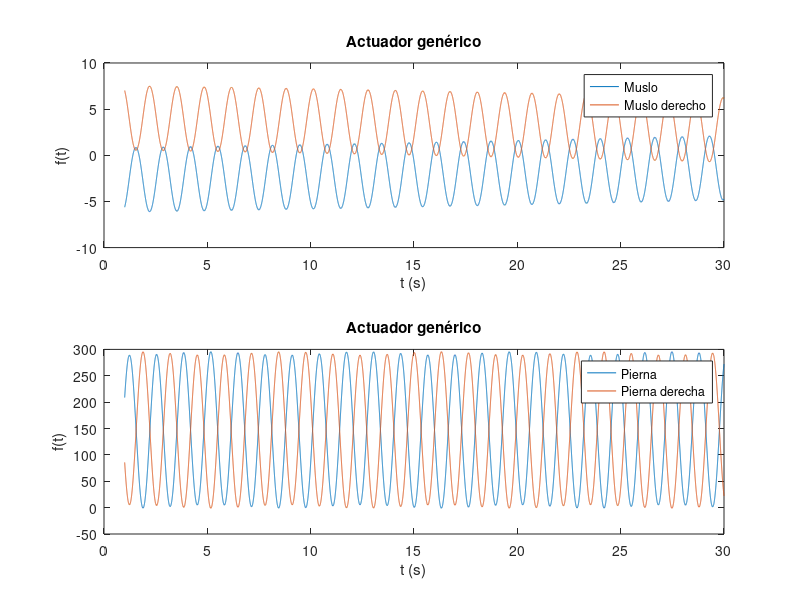

Reproduce this figure in MATLAB.
data = csvread('latest_result.txt');

chromosome = data(:,1);

lower_A = chromosome(2);
lower_B = chromosome(3);
lower_sin_frec = chromosome(4);
lower_cos_frec = chromosome(5);
lower_fase = chromosome(6);
lower_ind_term = chromosome(7);

upper_A = chromosome(8);
upper_B = chromosome(9);
upper_sin_frec = chromosome(10);
upper_cos_frec = chromosome(11);
upper_fase = chromosome(12);
upper_ind_term = chromosome(13);

x = [1:0.001:30];             

upper = upper_A * sin(upper_sin_frec * x + upper_fase) + upper_B * cos(upper_cos_frec * x + upper_fase) + upper_ind_term;

lower = lower_A * sin(lower_sin_frec * x + lower_fase) + lower_B * cos(lower_cos_frec * x + lower_fase) + lower_ind_term;

upper_r = upper_A * sin(upper_sin_frec * x + upper_fase + pi) + upper_B * cos(upper_cos_frec * x + upper_fase + pi) + upper_ind_term;

lower_r = lower_A * sin(lower_sin_frec * x + lower_fase + pi) + lower_B * cos(lower_cos_frec * x + lower_fase + pi) + lower_ind_term;

subplot(2,1,1)
plot(x,upper,x,upper_r)
title('Actuador genérico')
legend('Muslo','Muslo derecho')
xlabel('t (s)')
ylabel('f(t)')

subplot(2,1,2)
plot(x,lower,x,lower_r)
title('Actuador genérico')
legend('Pierna','Pierna derecha')
xlabel('t (s)')
ylabel('f(t)')